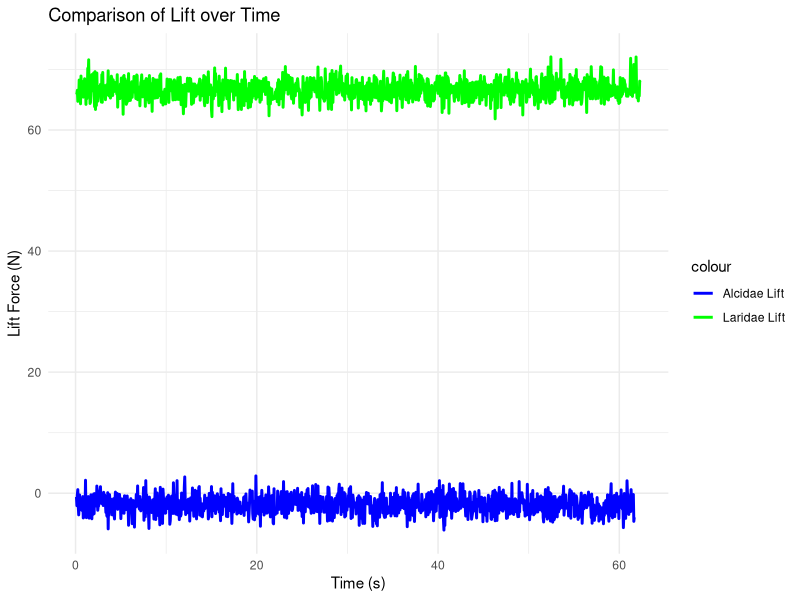
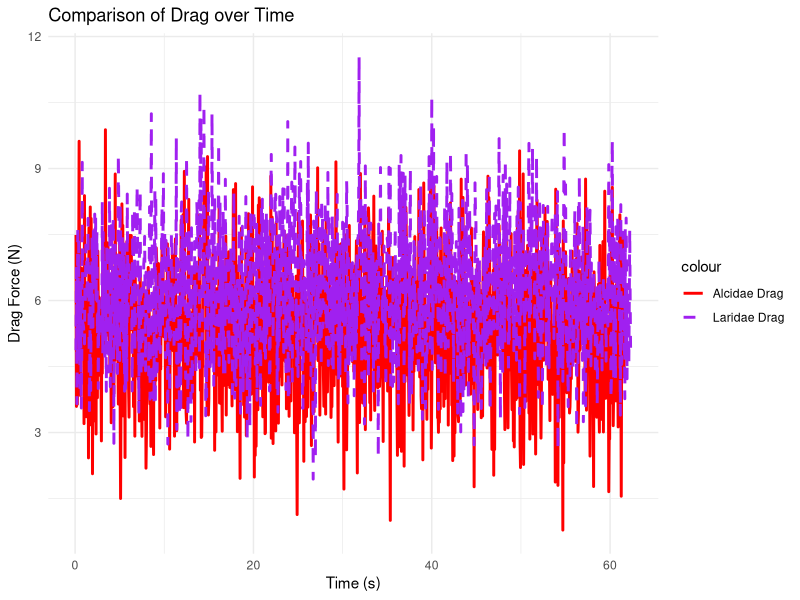

Here is the R script that generated these plots, in order:
## ---- chunk 1
library(tidyverse)
library(ggplot2)

## ---- chunk 2
alcidae <- read.table("Booth_Kotzen_Skogstrom_alcid.txt", sep = ",", header = TRUE)
laridae <- read.table("Booth_Kotzen_Skogstrom_larid.txt", sep = ",", header = TRUE)

## ---- chunk 3

ggplot() +
  geom_line(data = alcidae, aes(x = s, y = lift, color = "Alcidae Lift"), size = 1) +
  geom_line(data = laridae, aes(x = s, y = lift, color = "Laridae Lift"), size = 1) +
  labs(title = "Comparison of Lift over Time", x = "Time (s)", y = "Lift Force (N)") +
  scale_color_manual(values = c("Alcidae Lift" = "blue", "Laridae Lift" = "green")) +
  theme_minimal()

## ---- chunk 4

ggplot() +
  geom_line(data = alcidae, aes(x = s, y = drag, color = "Alcidae Drag"), size = 1) +
  geom_line(data = laridae, aes(x = s, y = drag, color = "Laridae Drag"), size = 1, linetype = "dashed") +
  labs(title = "Comparison of Drag over Time", x = "Time (s)", y = "Drag Force (N)") +
  scale_color_manual(values = c("Alcidae Drag" = "red", "Laridae Drag" = "purple")) +
  theme_minimal()
## ---- chunk 5
# Calculate averages for Alcidae
average_lift_alcidae <- mean(alcidae$lift)
average_drag_alcidae <- mean(alcidae$drag)

# Calculate averages for Laridae
average_lift_laridae <- mean(laridae$lift)
average_drag_laridae <- mean(laridae$drag)

# Create a tibble with average lift and drag for both bird families
averages_tibble <- tibble(
  Bird_Family = c("Alcidae", "Laridae"),
  Average_Lift = c(average_lift_alcidae, average_lift_laridae),
  Average_Drag = c(average_drag_alcidae, average_drag_laridae)
)
## ---- chunk 6
averages_tibble
